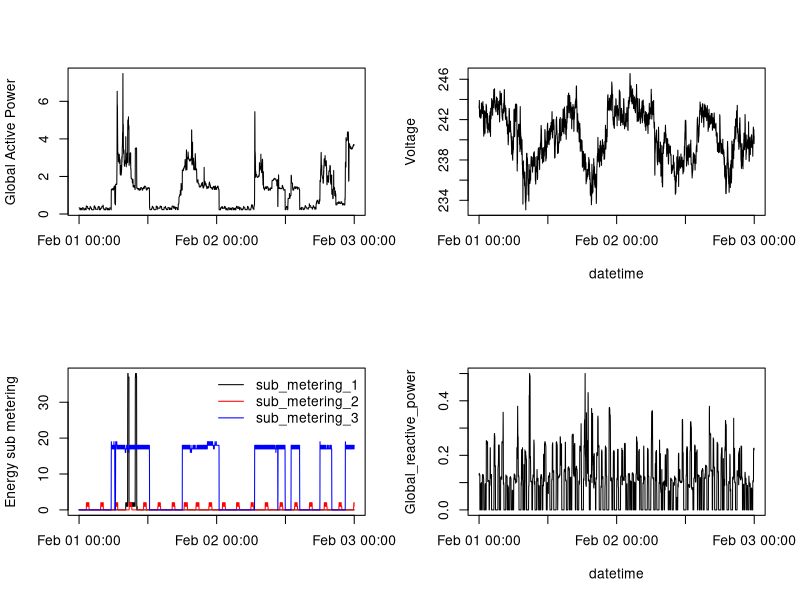

This chart was generated by the following R code:
##Load the File:
data <- read.csv("subset_household_power_consumption.txt", sep=";")
data$DateTime <- strptime(paste(data$Date, data$Time), format='%d/%m/%Y %H:%M:%S')

##Open the picture file to save
png(file="plot4.png", width=480, height=480)

##Plot the graphs:
par(mfrow=c(2,2))
##Plot 1:
plot(data$DateTime, data$Global_active_power, type="l", xlab="", 
     ylab="Global Active Power")
##Plot 2:
plot(data$DateTime, data$Voltage, type="l", xlab="datetime", ylab="Voltage")
##Plot 3:
plot(data$DateTime, as.numeric(as.character(data$Sub_metering_1)), 
     type = "l", col = "black", ylab="Energy sub metering", xlab="")
lines(data$DateTime, as.numeric(as.character(data$Sub_metering_2)), 
      type = "l", col = "red")
lines(data$DateTime, as.numeric(as.character(data$Sub_metering_3)), 
      type = "l", col = "blue")
legend("topright", col=c("black", "red", "blue"), bty="n", lty="solid",
       legend=c("sub_metering_1","sub_metering_2","sub_metering_3"))
##Plot 4:
plot(data$DateTime, data$Global_reactive_power, type="l", xlab="datetime", 
     ylab="Global_reactive_power")

##Close the file:
dev.off()